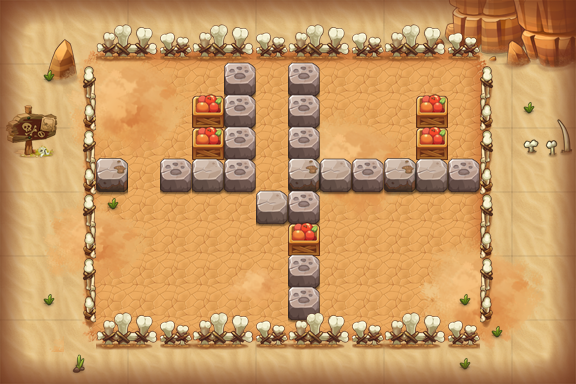

Rendered tile map (Tiled .tmx) drawn with the repository's tilesets; below, a short description and the map source with its tile grids summarised:
An orthogonal 18x12 tile map with 32x32 px tiles, 16 tile layers (PASS, 块层 2, 块层 16, 块层 4, ...) and 17 objects (11x TRAP, 3x dcq2, 2x BOMB, PLAYER).

<map version="1.0" orientation="orthogonal" width="18" height="12" tilewidth="32" tileheight="32">
 <properties>
  <property name="DESTRY1" value="255" />
  <property name="DESTRY2" value="314" />
  <property name="DESTRY3" value="149" />
  <property name="DESTRY4" value="177" />
  <property name="DESTRY_COUNT" value="4" />
  <property name="EXP" value="425" />
  <property name="ITEM" value="D011" />
  <property name="MONEY" value="638" />
 </properties>
 <tileset firstgid="1" name="hmpy" tilewidth="32" tileheight="32">
  <image source="hmpy.png" width="500" height="1024" />
 </tileset>
 <layer name="PASS" width="18" height="12">
  <data>[216 cells, 146 non-empty, 10 distinct tile ids]</data>
 </layer>
 <layer name="块层 2" width="18" height="12">
  <data>[216 cells, 148 non-empty, 33 distinct tile ids]</data>
 </layer>
 <layer name="块层 16" width="18" height="12">
  <data>[216 cells, 64 non-empty, 32 distinct tile ids]</data>
 </layer>
 <layer name="块层 4" width="18" height="12">
  <data>[216 cells, 51 non-empty, 27 distinct tile ids]</data>
 </layer>
 <layer name="块层 3" width="18" height="12">
  <data>[216 cells, 60 non-empty, 10 distinct tile ids]</data>
 </layer>
 <layer name="块层 5" width="18" height="12">
  <data>[216 cells, 25 non-empty, 4 distinct tile ids]</data>
 </layer>
 <layer name="SHELTER 9" width="18" height="12">
  <data>[216 cells, 12 non-empty, 3 distinct tile ids]</data>
 </layer>
 <layer name="SHELTER 8" width="18" height="12">
  <data>[216 cells, 1 non-empty, 1 distinct tile ids]</data>
 </layer>
 <layer name="SHELTER 7" width="18" height="12">
  <data>[216 cells, 1 non-empty, 1 distinct tile ids]</data>
 </layer>
 <layer name="SHELTER 6" width="18" height="12">
  <data>[216 cells, 1 non-empty, 1 distinct tile ids]</data>
 </layer>
 <layer name="SHELTER 5" width="18" height="12">
  <data>[216 cells, 2 non-empty, 2 distinct tile ids]</data>
 </layer>
 <layer name="SHELTER 4" width="18" height="12">
  <data>[216 cells, 10 non-empty, 3 distinct tile ids]</data>
 </layer>
 <layer name="SHELTER 3" width="18" height="12">
  <data>[216 cells, 4 non-empty, 2 distinct tile ids]</data>
 </layer>
 <layer name="SHELTER 2" width="18" height="12">
  <data>[216 cells, 4 non-empty, 2 distinct tile ids]</data>
 </layer>
 <layer name="SHELTER 1" width="18" height="12">
  <data>[216 cells, 2 non-empty, 1 distinct tile ids]</data>
 </layer>
 <objectgroup name="对象层 1" width="18" height="12">
  <object name="tnt1" type="BOMB" x="160" y="256" width="32" height="32">
   <properties>
    <property name="bomb_ani" value="tnt_bomb.bomb" />
    <property name="bomb_damage" value="9999" />
    <property name="bomb_power" value="1" />
   </properties>
  </object>
  <object name="tnt2" type="BOMB" x="384" y="224" width="32" height="32">
   <properties>
    <property name="bomb_ani" value="tnt_bomb.bomb" />
    <property name="bomb_damage" value="9999" />
    <property name="bomb_power" value="1" />
   </properties>
  </object>
  <object name="senser1" type="TRAP" x="192" y="64" width="32" height="32">
   <properties>
    <property name="trap_floor" value="true" />
    <property name="trap_script" value="trap_onTNTSenser(&quot;tnt1&quot;);" />
    <property name="trap_start_mode" value="0" />
   </properties>
  </object>
  <object name="senser2" type="TRAP" x="448" y="64" width="32" height="32">
   <properties>
    <property name="trap_floor" value="true" />
    <property name="trap_script" value="trap_onTNTSenser(&quot;tnt2&quot;);" />
    <property name="trap_start_mode" value="0" />
   </properties>
  </object>
  <object name="PLAYER" type="PLAYER" x="256" y="96" width="32" height="32" />
  <object name="zi_dan_up1" type="TRAP" x="160" y="128" width="32" height="32">
   <properties>
    <property name="trap_ani" value="fire_cat_up.actor" />
    <property name="trap_delay" value="2" />
    <property name="trap_id" value="0" />
    <property name="trap_script" value="trap(&quot;zi_dan_up1&quot;):setAtkPower(target(&quot;PLAYER&quot;):getHP()*0.1);trap(&quot;zi_dan_up1&quot;):turnUp(); trap(&quot;zi_dan_up1&quot;):getAI():getActions():addObject( AIUseSkill:create(   SkillLua:create(&quot;skill_0001&quot;)  )  );" />
    <property name="trap_start_mode" value="2" />
    <property name="trap_state" value="open" />
   </properties>
  </object>
  <object name="mp1" type="TRAP" x="96" y="128" width="32" height="32">
   <properties>
    <property name="trap_ani" value="mp.actor" />
    <property name="trap_floor" value="true" />
    <property name="trap_id" value="0" />
    <property name="trap_script" value="trap_moveto(&quot;PLAYER&quot;, &quot;mp1&quot;,target(&quot;mp2&quot;):getX(),target(&quot;mp2&quot;):getY() );" />
    <property name="trap_sound_id" value="1" />
    <property name="trap_start_mode" value="0" />
    <property name="trap_state" value="open" />
   </properties>
  </object>
  <object name="mp2" type="TRAP" x="256" y="64" width="32" height="32">
   <properties>
    <property name="trap_ani" value="mp.actor" />
    <property name="trap_floor" value="true" />
    <property name="trap_id" value="0" />
    <property name="trap_script" value="trap_moveto(&quot;PLAYER&quot;, &quot;mp2&quot;,target(&quot;mp1&quot;):getX(),target(&quot;mp1&quot;):getY() );" />
    <property name="trap_sound_id" value="1" />
    <property name="trap_start_mode" value="0" />
    <property name="trap_state" value="open" />
   </properties>
  </object>
  <object name="mp3" type="TRAP" x="256" y="160" width="32" height="32">
   <properties>
    <property name="trap_ani" value="mp.actor" />
    <property name="trap_floor" value="true" />
    <property name="trap_id" value="0" />
    <property name="trap_script" value="trap_moveto(&quot;PLAYER&quot;, &quot;mp3&quot;,target(&quot;mp4&quot;):getX(),target(&quot;mp4&quot;):getY() );" />
    <property name="trap_sound_id" value="1" />
    <property name="trap_start_mode" value="0" />
    <property name="trap_state" value="open" />
   </properties>
  </object>
  <object name="mp4" type="TRAP" x="448" y="128" width="32" height="32">
   <properties>
    <property name="trap_ani" value="mp.actor" />
    <property name="trap_floor" value="true" />
    <property name="trap_id" value="0" />
    <property name="trap_script" value="trap_moveto(&quot;PLAYER&quot;, &quot;mp4&quot;,target(&quot;mp3&quot;):getX(),target(&quot;mp3&quot;):getY() );" />
    <property name="trap_sound_id" value="1" />
    <property name="trap_start_mode" value="0" />
    <property name="trap_state" value="open" />
   </properties>
  </object>
  <object name="dcq2" x="352" y="288" width="32" height="32">
   <properties>
    <property name="lua_ai" value="monster_dcq_ai" />
    <property name="quality" value="dcq2.quality" />
   </properties>
  </object>
  <object name="dcq2" x="384" y="96" width="32" height="32">
   <properties>
    <property name="lua_ai" value="monster_dcq_ai" />
    <property name="quality" value="dcq2.quality" />
   </properties>
  </object>
  <object name="dcq2" x="224" y="224" width="32" height="32">
   <properties>
    <property name="lua_ai" value="monster_dcq_ai" />
    <property name="quality" value="dcq2.quality" />
   </properties>
  </object>
  <object name="block_control1" type="TRAP" x="96" y="64" width="32" height="32">
   <properties>
    <property name="trap_ani" value="switch.actor" />
    <property name="trap_floor" value="true" />
    <property name="trap_id" value="0" />
    <property name="trap_script" value="trap(&quot;block_control1&quot;):setOpened(false);trap(&quot;block1&quot;):setOpened(false)" />
    <property name="trap_sound_id" value="2" />
    <property name="trap_start_mode" value="0" />
    <property name="trap_state" value="open" />
   </properties>
  </object>
  </objectgroup>
 <layer name="块层 15" width="18" height="12">
  <data>[216 cells, 106 non-empty, 24 distinct tile ids]</data>
 </layer>
</map>
<!-- 3 of 17 objects omitted -->
